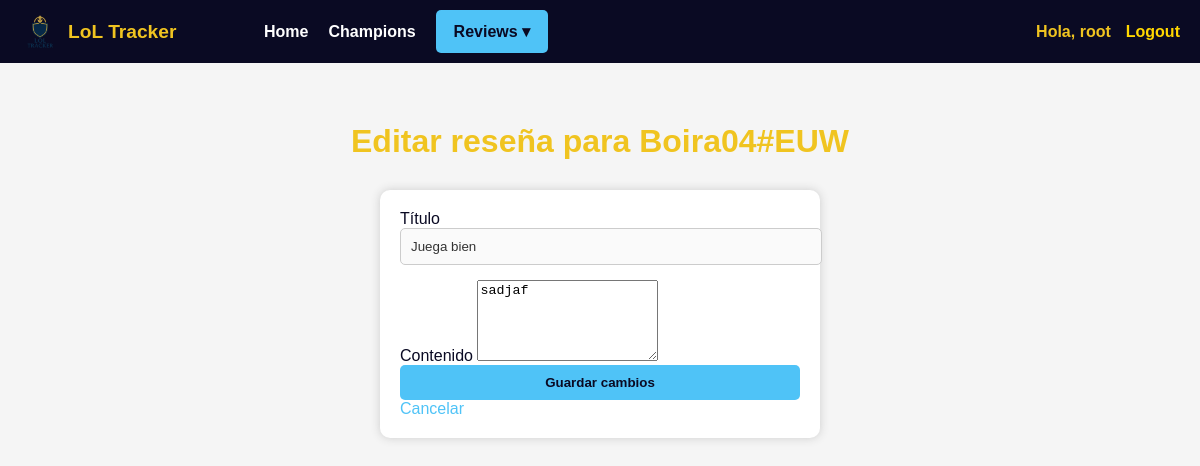
Screenshot of /lol_app/reviews/update/6/ (signed in) with the database file from the repository.
### lol_app/models.py (models this page shows, shortened)
class Review(models.Model):
    review_id    = models.AutoField(primary_key=True)
    title        = models.CharField(max_length=100)
    body         = models.TextField()
    to_user      = models.ForeignKey('UserLOL', on_delete=models.CASCADE, related_name="reviews_received")
    from_user    = models.ForeignKey('auth.User', on_delete=models.CASCADE, related_name="reviews_written")
    match        = models.ForeignKey('Match', on_delete=models.SET_NULL, null=True, blank=True, related_name="reviews")
    timestamp    = models.DateTimeField(auto_now_add=True)
    is_deleted   = models.BooleanField(default=False)
    deleted_at   = models.DateTimeField(null=True, blank=True)
    objects      = ActiveReviewManager()  # Por defecto solo activas
    all_objects  = models.Manager()       # Incluye también las borradas

class UserLOL(models.Model):
    user_id = models.AutoField(primary_key=True)
    username = models.CharField(max_length=150, unique=True)
    email = models.EmailField(unique=True)
    main = models.ForeignKey(Champion, on_delete=models.SET_NULL, null=True, related_name="mained_by")

### lol_app/views.py (the view)
# urls.py: path('reviews/update/<int:pk>/', views.review_update, name='review_update'),
@login_required
def review_update(request, pk):
    review = get_object_or_404(Review, pk=pk, from_user=request.user)
    if request.method == 'POST':
        review.title = request.POST.get('title')
        review.body  = request.POST.get('body')
        review.save()
        return redirect('review_update_list')
    return render(request, 'review_update.html', {'review': review})

### lol_app/models.py (called while the page is built)
    def get_queryset(self):
        return super().get_queryset().filter(is_deleted=False)

### lol_app/templates/review_update.html (shortened to what this page needs)
{% extends "base.html" %}
{% block content %}
<div class="container" style="max-width:600px;">
  <h1>Editar reseña para {{ review.to_user.username }}</h1>
  <form method="post">
    <div class="mb-3">
      <label class="form-label">Título</label>
      <input type="text" name="title" class="form-control" value="{{ review.title }}" required>
    </div>
    <div class="mb-3">
      <label class="form-label">Contenido</label>
      <textarea name="body" class="form-control" rows="5" required>{{ review.body }}</textarea>
    </div>
    <button type="submit" class="btn">Guardar cambios</button>
    <a href="{% url 'review_update_list' %}" class="btn btn-outline-secondary">Cancelar</a>
  </form>
</div>
{% endblock %}

### lol_app/templates/base.html (shortened to what this page needs)
<!DOCTYPE html>
{% load static %}
<html lang="es">
<head>
    <link rel="stylesheet" href="{% static 'style.css' %}">
</head>
<body>
    <nav class="navbar">
        <div class="nav-left-fixed">
            <a href="{% url 'home' %}" class="nav-logo">
                <img src="{% static 'img/logo.png' %}" alt="Logo" width="40" height="40">
                LoL Tracker
            </a>
        </div>
        <div class="nav-center-group">
            <a href="{% url 'home' %}">Home</a>
            <a href="{% url 'champion_list' %}">Champions</a>
            {% if user.is_authenticated %}
            <div class="dropdown-inline">
                <button class="dropbtn">Reviews ▾</button>
            </div>
            {% endif %}
        </div>
        <div class="nav-right">
            {% if user.is_authenticated %}
                <span class="nav-user">Hola, {{ user.username }}</span>
                <form method="post" action="{% url 'logout' %}"
                  style="all: unset; display: inline;">
              <button type="submit"
                      style="
                        all: unset;
                        color: #FFD700;
                        font-weight: bold;
                        cursor: pointer;
                      "
                      onmouseover="this.style.textDecoration='underline'"
                      onmouseout="this.style.textDecoration='none'">
                Logout
              </button>
            </form>
            {% else %}
                <a href="{% url 'login' %}">Login</a>
                <a href="{% url 'register' %}">Register</a>
            {% endif %}
        </div>
    </nav>
    <div class="container">
        {% block content %}
        {% endblock %}
    </div>
</body>
</html>

### lol_app/static/style.css (style rules this page uses)
body { font-family: 'Poppins', sans-serif; background-color: #f5f5f5; color: #0a0a23; margin: 0; padding: 0; min-height: 100vh; }
h1, h2 { color: #f0c420; text-align: center; margin-top: 20px; }
p, a, label { font-size: 1rem; }
a { color: #4fc3f7; text-decoration: none; }
form { max-width: 400px; margin: 30px auto; padding: 20px; background-color: #ffffff; border-radius: 10px; box-shadow: 0 0 10px #ccc; }
input[type="text"], input[type="password"] { width: 100%; padding: 10px; margin-bottom: 15px; border: 1px solid #ccc; border-radius: 5px; background-color: #fafafa; color: #333; }
button { width: 100%; padding: 10px; background-color: #4fc3f7; border: none; border-radius: 5px; font-weight: bold; color: #0a0a23; cursor: pointer; transition: background-color 0.3s; }
.container { padding: 20px; max-width: 900px; margin: auto; }
.navbar { background-color: #0a0a23; padding: 10px 20px; display: flex; align-items: center; position: relative; }
.nav-left-fixed { position: absolute; left: 20px; top: 50%; transform: translateY(-50%); display: flex; align-items: center; }
.nav-logo { display: flex; align-items: center; color: #f0c420; font-weight: bold; font-size: 1.2rem; text-decoration: none; }
.nav-logo img { margin-right: 8px; }
.nav-center-group { margin: 0 auto; display: flex; align-items: center; gap: 20px; }
.nav-center-group a { color: #ffffff; text-decoration: none; font-weight: bold; }
.nav-right { margin-left: auto; display: flex; align-items: center; gap: 15px; }
.nav-user { color: #f0c420; font-weight: bold; }
.dropdown-inline { position: relative; display: inline-block; }
.dropbtn { background-color: #4fc3f7; color: #0a0a23; padding: 12px 18px; font-weight: bold; border: none; border-radius: 5px; cursor: pointer; transition: background-color 0.3s; font-size: 1rem; }

### rows the page displays
Review: to_user.username "Boira04#EUW", title "Juega bien", body "sadjaf"

### other values shown
{{ user.username }} "root"
